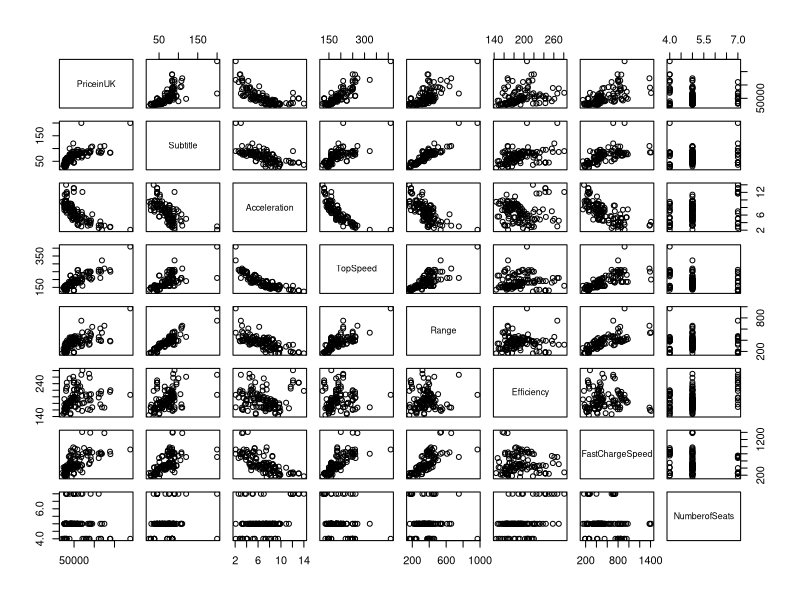
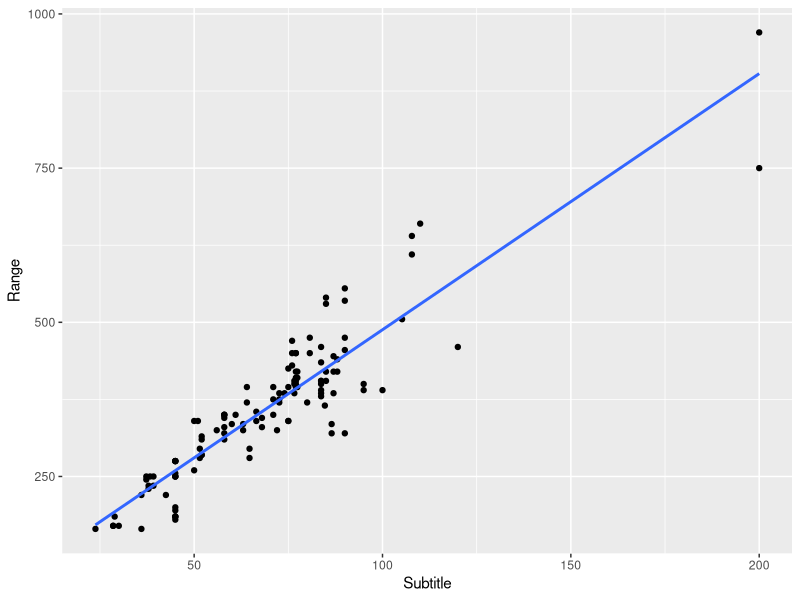
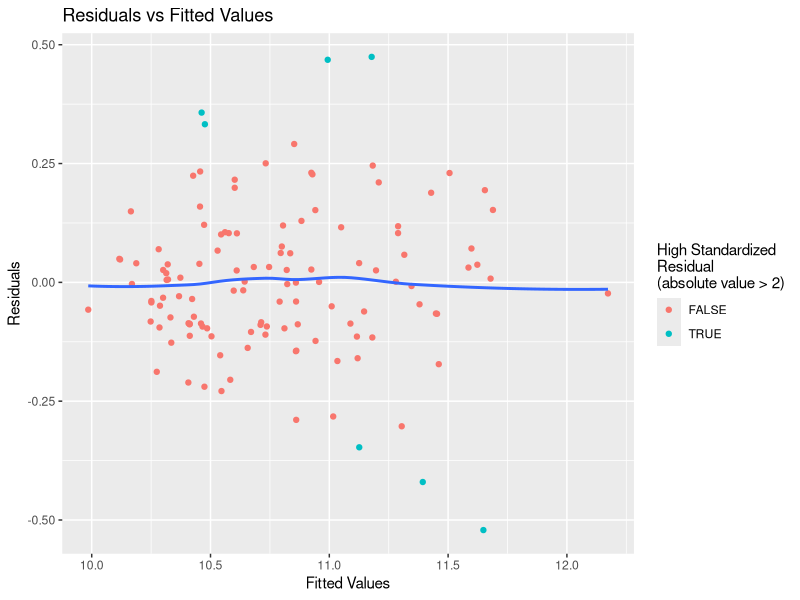
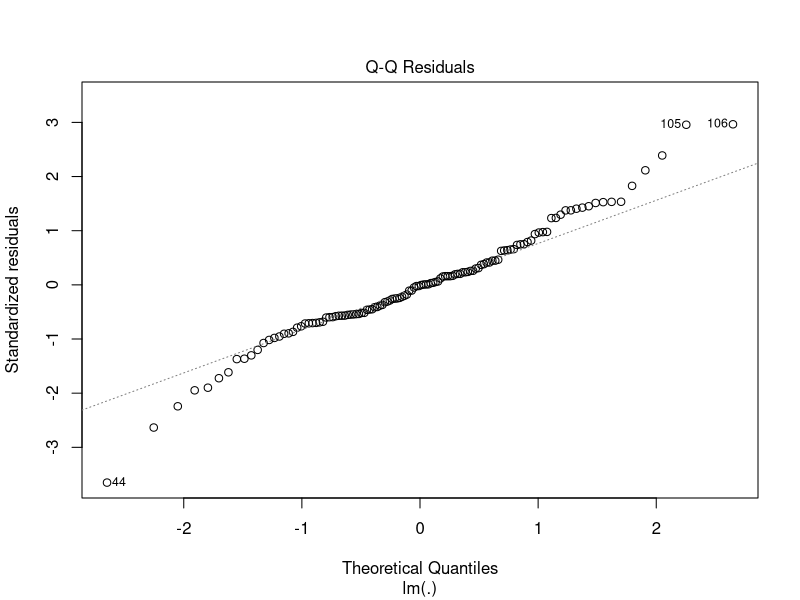
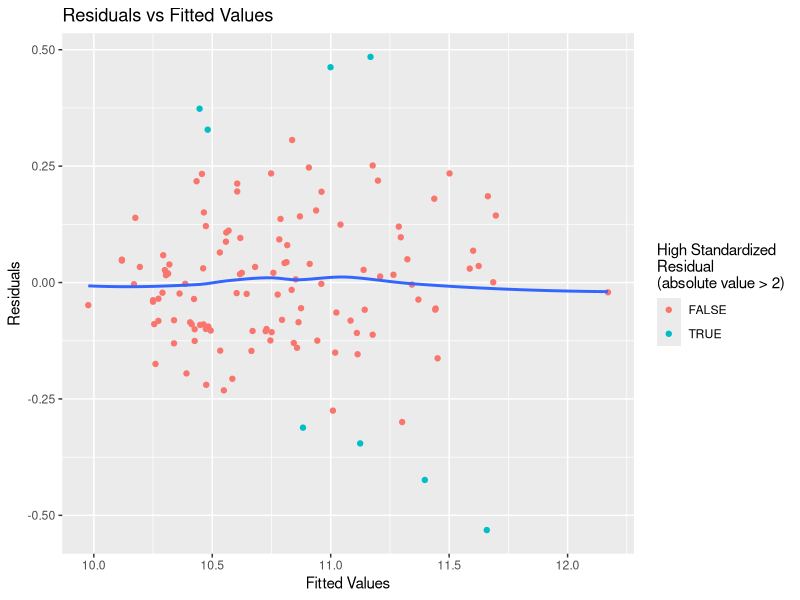
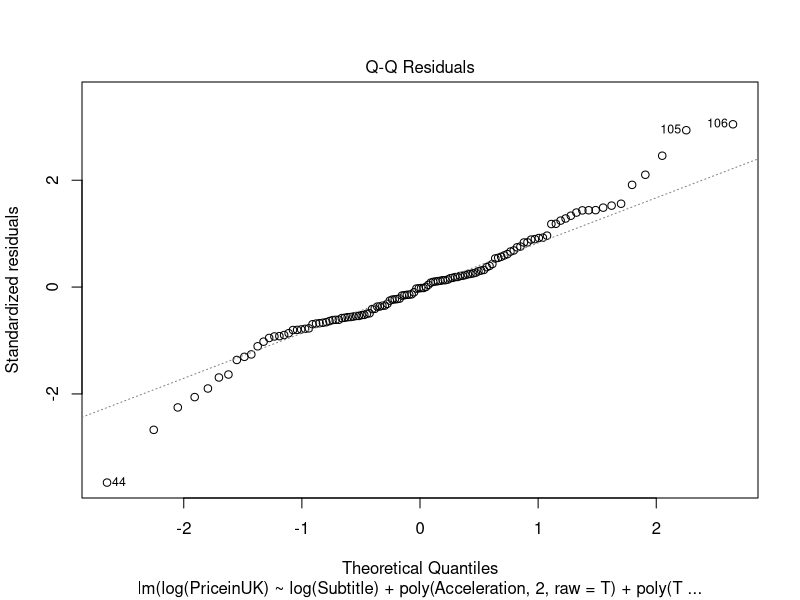

The R script that drew these images, in order:
## ---- chunk 1
knitr::opts_chunk$set(echo = TRUE)
## ---- chunk 2
library(dplyr)
library(ggplot2)
library(magrittr)
library(tidyr)
data <- read.csv("Dataset/cleaned_data.csv") %>%
  drop_na

numeric_data <- data %>%
  select_if(is.numeric) %>%
  select(-"PriceinGermany")

numeric_data %>% cor

pairs(
  PriceinUK ~ .,
  numeric_data
)
## ---- chunk 3
ggplot(data, aes(Subtitle, Range)) +
  geom_point() +
  geom_smooth(method = "lm", formula = y ~ x, se = F)
## ---- chunk 4
full_model <- (
  log(PriceinUK) ~
    log(Subtitle) +
    poly(Acceleration, 2, raw = T) +
    poly(TopSpeed, 2, raw = T) +
    log(Efficiency) +
    log(FastChargeSpeed) +
    Drive +
    factor(NumberofSeats)
) %>%
  lm(data)

full_model %>%
  summary

full_std_residuals <- full_model %>%
  rstandard

ggplot(
  mapping = aes(
    x = full_model$fitted.values,
    y = full_model$residuals,
    title
  )
) +
  geom_point(aes(color = full_std_residuals %>% abs > 2)) +
  geom_smooth(se = F) +
  labs(
    x = "Fitted Values",
    y = "Residuals",
    color = "High Standardized\nResidual\n(absolute value > 2)",
    title = "Residuals vs Fitted Values"
  )

full_model %>%
  plot(which = 2)
## ---- chunk 5
reduced_model <- full_model %>%
  step(
    trace = 0,
    k = data %>% nrow %>% log
  )

reduced_model %>%
  summary

reduced_std_residuals <- reduced_model %>%
  rstandard

ggplot(
  mapping = aes(
    x = reduced_model$fitted.values,
    y = reduced_model$residuals,
    title
  )
) +
  geom_point(aes(color = reduced_std_residuals %>% abs > 2)) +
  geom_smooth(se = F) +
  labs(
    x = "Fitted Values",
    y = "Residuals",
    color = "High Standardized\nResidual\n(absolute value > 2)",
    title = "Residuals vs Fitted Values"
  )

reduced_model %>%
  plot(which = 2)
## ---- chunk 6
anova(reduced_model, full_model)
